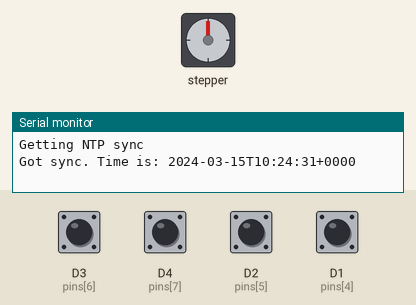
Recording of a program running on a simulated ESP8266 (Wemos D1 mini). Shown: stepper motor, the last lines printed to the serial monitor. Wiring (inferred from the names in the program): stepper motor (2048 steps per turn assumed): coils D6, D7, D8, D5. Inputs (shaded band) come from the test bench; at power-on: D1 (pins[4]), D2 (pins[5]), D3 (pins[6]), D4 (pins[7]) HIGH. WiFi joins after 1.5 s; servers stay silent unless stated; the local clock reads 2024-03-15 10:24:30 at power-on unless the program sets it.

Above: at 2.7 s.
2.8 s: D4 (pins[7]) pulled LOW for 1 s
At 4.1 s:
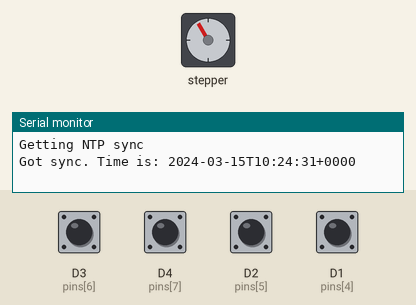
5.3 s: D3 (pins[6]) pulled LOW for 0.15 s
At 6.5 s:
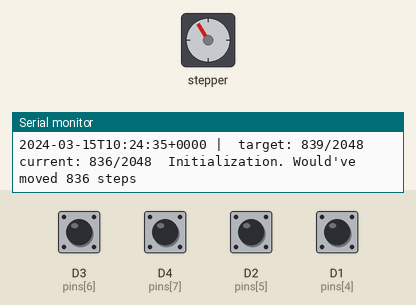
6.9 s: D2 (pins[5]) pulled LOW for 0.15 s
At 7.3 s:
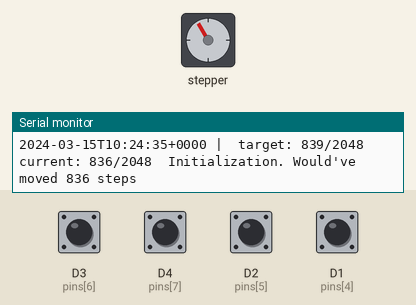
8.5 s: D1 (pins[4]) pulled LOW for 1 s
12.5 s: D3 (pins[6]) pulled LOW for 1 s
15.3 s: D1 (pins[4]) driven LOW
At 16.84 s:
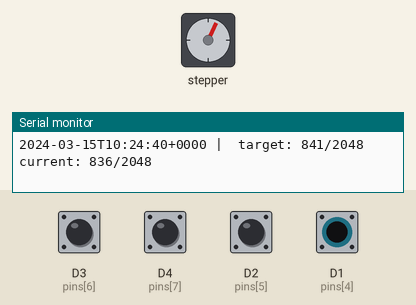
Timing chart, 0 to 21.4 s (numbered marks = the images above; inputs shaded):
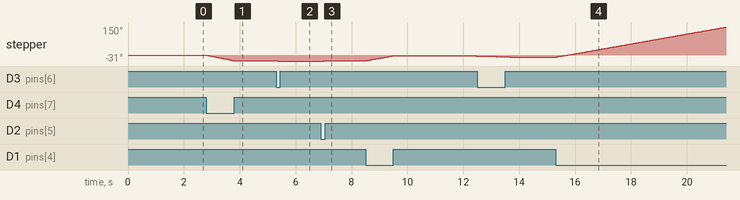

Measured:
- after the input at 2.8 s, stepper: turns 30° counter-clockwise in 0.98 s, starting at once
- after the input at 15.3 s, stepper: keeps turning clockwise at about 26°/s, starting at once

The program:

main.cpp
```cpp
#include "main.hpp"

void setup()
{
  Serial.begin(115200);

  // Configure pins
  for (uint8_t i = 0; i < sizeof(pins) / sizeof(pins[0]); i++)
  {
    // Set first 4 pins as outputs, remaining pins as input_pullup
    if (pins[i] >= 0)
    {
      pinMode(pins[i], i < 4 ? OUTPUT : INPUT_PULLUP);
    }
  }

  // Calculate delays
  for (int i = 0; i < sizeof(delays) / sizeof(delays[0]); i++)
  {
    delays[i] = get_delay(rpms[i]);
  }

  // Set up wifi
  AsyncWiFiManager wifiManager(&server, &dns);
  wifiManager.autoConnect("HollowClock_setup");

  time_sync();
  Serial.print("Getting NTP sync");
  time_t now = time(nullptr);
  while (now < 8 * 3600 * 2)
  {
    delay(500);
    Serial.print(".");
    now = time(nullptr);
  }
  Serial.print("\nGot sync. Time is: ");

  char buff[30];
  get_iso8601_stamp(buff, sizeof(buff));
  Serial.println(buff);

  struct tm *ptm = localtime(&now);
  is_dst = ptm->tm_isdst;

  calculate_move(true);
}

void loop()
{
  time(&now);
  calculate_move();
  step(dst_speed ? delays[3] : delays[0]);
  handle_ui();
}

void calculate_move(bool init)
{
  // Exit  if it's not time to update
  if (millis() % update_interval && !init)
  {
    return;
  }

  // Get current time
  time_t now = time(nullptr);
  struct tm *ptm = localtime(&now);

  if ((bool)ptm->tm_isdst != is_dst)
  {
    is_dst = ptm->tm_isdst;

    is_dst ? steps_left += steps_total : steps_left -= steps_total;
    dst_speed = true;
  }

  // Calculate new indicator position
  int new_position_steps = (ptm->tm_min * 60 + ptm->tm_sec) * seconds_to_steps;

  int step_diff = new_position_steps - current_position;

  // If the position has wrapped to a new hour
  if (step_diff < 0)
  {
    step_diff += steps_total;
  }

  // Apply the movement if it's time to move.

  if ((now - last_movement) > move_interval || init)
  {
    last_movement = now;
    current_position += step_diff;

    // Constrain current_position to be within [0,steps_total[
    if (current_position >= steps_total)
    {
      current_position -= steps_total;
    }
    else if (current_position < 0)
    {
      current_position += steps_total;
    }

    // If we're not initializing the variables, move.
    if (!init)
    {
      steps_left += step_diff;
      pstrbuff += snprintf(pstrbuff, sizeof(strbuff) - (pstrbuff - strbuff) - 1, "Moving %d steps ", step_diff);
    }
    else
    {
      pstrbuff += snprintf(pstrbuff, sizeof(strbuff) - (pstrbuff - strbuff) - 1, "Initialization. Would've moved %d steps ", step_diff);
    }
  }

  // info print
  if (millis() - last_print > print_interval && print_interval != 0)
  {
    last_print = millis();
    char buff[30];
    get_iso8601_stamp(buff, sizeof(buff));

    Serial.printf("%s |  target: %d/%d\tcurrent: %d/%d\t%s\n",
                  buff,
                  new_position_steps, steps_total,
                  current_position, steps_total, strbuff);

    strbuff[0] = '\0';
    pstrbuff = strbuff;
  }
}

// This will handle 4 buttons if their pin is set to anything but -1. Any combination can be used.
// See more in config
void handle_ui()
{
  uint8_t state = 0;
  for (uint8_t i = 4; i < sizeof(pins) / sizeof(pins[0]); i++)
  {
    if (pins[i] >= 0)
    {
      state |= !digitalRead(pins[i]) << (i - 4);
    }
  }

  switch (state)
  {
  case 0b1000: // Forward fast
    steps_left++;
    step(delays[2]);
    break;

  case 0b0100: // Forward slow
    steps_left++;
    step(delays[1]);
    break;

  case 0b0010: // Reverse slow
    steps_left--;
    step(delays[1]);
    break;

  case 0b0001: // Reverse fast
    steps_left--;
    step(delays[2]);
    break;

  case 0b0000:
    // Do nothing
    break;

  default:
    pstrbuff += snprintf(pstrbuff, sizeof(strbuff) - (pstrbuff - strbuff) - 1, "multiple buttons held");
  }
}

// Get an ISO8601 timestapt string
size_t get_iso8601_stamp(char *pbuff, size_t maxlen)
{
  time_t now = time(nullptr);
  struct tm *ptm = localtime(&now);

  return strftime(pbuff, maxlen, "%FT%T%z", ptm);
}

uint16_t get_delay(int rpm)
{
  return (60000000 / (steps_total * (unsigned long)rpm));
}

void time_sync()
{
#ifdef ESP8266
  configTime(USER_TZ, ntp_server);
#else
  configTzTime(USER_TZ, ntp_server);
#endif
}

void step(uint16_t _delay)
{
  if (steps_left > 0)
  {
    stepCW(_delay);
    steps_left--;
  }
  else if (steps_left < 0)
  {
    stepCCW(_delay);
    steps_left++;
  }
  else // If we're not stepping, turn off the motor
  {
    dst_speed = false;
    for (int i = 0; i < 4; i++)
    {
      digitalWrite(pins[i], LOW);
    }
  }
}

// This gets groups of 4 bits from the sequence, left-to-right, and writes it to the output
void stepCCW(uint16_t _delay)
{
  for (int i = sequence_steps; i >= 0; i--)
  {
    for (int k = 3; k >= 0; k--)
    {
      bool b = (1 << (4 * i + k)) & sequence;
      digitalWrite(pins[3 - k], b);
    }
    delayMicroseconds(_delay);
  }
}

// This gets the groups of 4 right-to-left, but still gets the bits left-to-right in the group of 4
void stepCW(uint16_t _delay)
{
  for (int i = 0; i < sequence_steps; i++)
  {
    for (int k = 3; k >= 0; k--)
    {
      bool b = (1 << (4 * i + k)) & sequence;
      digitalWrite(pins[3 - k], b);
    }
    delayMicroseconds(_delay);
  }
}
```

main.hpp
```cpp
#pragma once

#if !defined(ESP32) && !defined(ESP8266)
#error This sketch works only for the ESP8266 and ESP32
#endif

#include <Arduino.h>
#include "config.hpp"

#if defined(ESP8266)
#include <ESP8266WiFi.h>
#include <TZ.h>
#else
#include <WiFi.h>
#include "TZdef.h"
#endif

#include <ESPAsyncWebServer.h>
#include <ESPAsyncWiFiManager.h>

#include <time.h>

AsyncWebServer server(80);
DNSServer dns;

const uint8_t sequence_steps = 8;
const uint32_t sequence = 0b10001100010001100010001100011001;                            // 8 sections of 4 bits. 32bit constant to store the sequence
const uint16_t steps_total = (steps_per_rotation * rotations_per_hour) / sequence_steps; // We'll always do a full sequence of steps, so reduce total stu
const float seconds_to_steps = steps_total / 3600.0;
uint16_t delays[sizeof(rpms) / sizeof(rpms[0])]; // This will be calculated in setup

int32_t steps_left = 0;

time_t now;
time_t last_movement;
time_t last_ntp_sync;

uint32_t last_step;
uint32_t last_print;
uint32_t current_position;

bool is_dst = false;
bool dst_speed = false;

char strbuff[200];
char *pstrbuff = strbuff;

// Prototypes
void handle_ui(void);
void calculate_move(bool init = false);
void time_sync(void);

size_t get_iso8601_stamp(char *, size_t);
uint16_t get_delay(int);

void step(uint16_t);
void stepCW(uint16_t);
void stepCCW(uint16_t);
```

config.hpp
```cpp
#pragma once
#include <Arduino.h>

// --- Probably the only things you want to change --- //
const uint8_t pins[] = {
    D5, D6, D7, D8, // Motor pins. IN1 ... IN4
    // Button pins: fast reverse, tune reverse, tune forward, fast forward
    D1, D2, D3, D4 // Set to -1 if one isn't used
};

#define USER_TZ TZ_Europe_Copenhagen // You can look for your timezone here https://github.com/gmag11/ESPNtpClient/blob/main/src/TZdef.h
// ------------------------------------------------ //

// --- These are here if you want to tinker --- //
const char *ntp_server = "pool.ntp.org";

const int32_t move_interval = 10; //[s] Move the indicator ever 10 seconds

const uint16_t steps_per_rotation = 4096;
const uint32_t seconds_per_rotation = 15 * 60;
const uint8_t rotations_per_hour = 3600 / seconds_per_rotation;

// 12V motor can go to ~40 rpm
const uint8_t rpms[] = {1, 3, 10, 5}; // [rpm] Speeds for Clock movement, slow tune, fast tune, dst adjust
const uint32_t print_interval = 5000; //[ms] How often to print debug info. Set to 0 to disable

const int32_t update_interval = 250; //[ms] check the time every 250 ms
```
